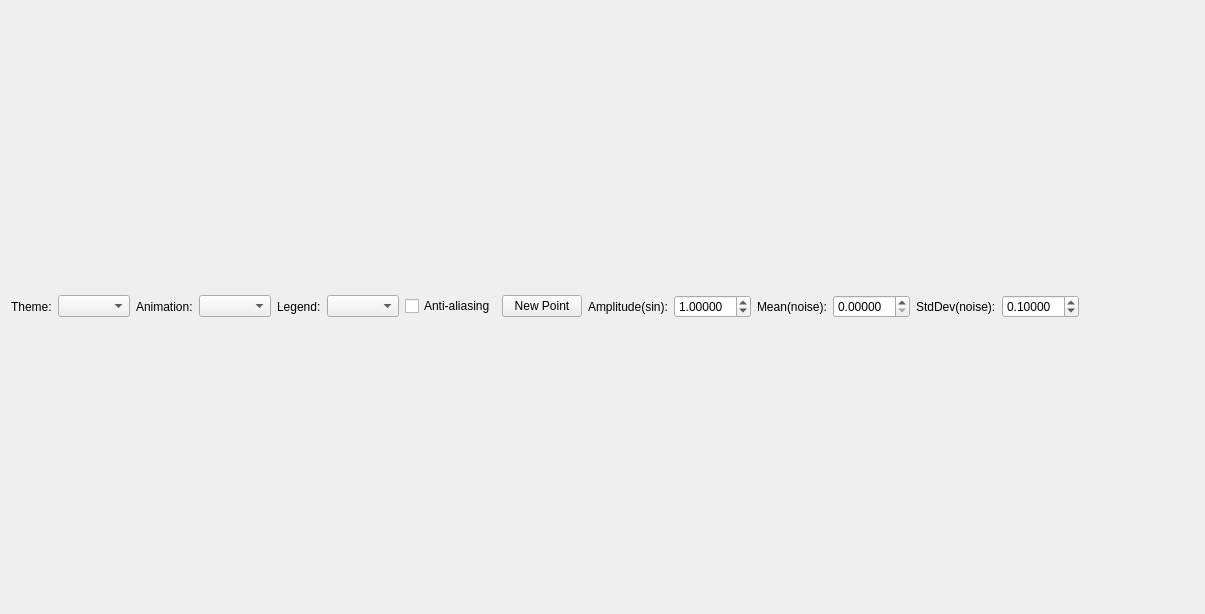
<?xml version="1.0" encoding="UTF-8"?>
<ui version="4.0">
 <class>ThemeWidgetForm</class>
 <widget class="QWidget" name="ThemeWidgetForm">
  <property name="geometry">
   <rect>
    <x>0</x>
    <y>0</y>
    <width>1205</width>
    <height>614</height>
   </rect>
  </property>
  <layout class="QGridLayout" name="gridLayout">
   <item row="0" column="0" colspan="3">
    <layout class="QHBoxLayout" name="horizontalLayout">
     <item>
      <widget class="QLabel" name="themeLabel">
       <property name="text">
        <string>Theme:</string>
       </property>
      </widget>
     </item>
     <item>
      <widget class="QComboBox" name="themeComboBox"/>
     </item>
     <item>
      <widget class="QLabel" name="animatedLabel">
       <property name="text">
        <string>Animation:</string>
       </property>
      </widget>
     </item>
     <item>
      <widget class="QComboBox" name="animatedComboBox"/>
     </item>
     <item>
      <widget class="QLabel" name="legendLabel">
       <property name="text">
        <string>Legend:</string>
       </property>
      </widget>
     </item>
     <item>
      <widget class="QComboBox" name="legendComboBox"/>
     </item>
     <item>
      <widget class="QCheckBox" name="antialiasCheckBox">
       <property name="text">
        <string>Anti-aliasing</string>
       </property>
       <property name="checked">
        <bool>false</bool>
       </property>
      </widget>
     </item>
     <item>
      <widget class="QPushButton" name="pushButton">
       <property name="text">
        <string>New Point</string>
       </property>
      </widget>
     </item>
     <item>
      <widget class="QLabel" name="amplitudeLabel">
       <property name="text">
        <string>Amplitude(sin):</string>
       </property>
      </widget>
     </item>
     <item>
      <widget class="QDoubleSpinBox" name="amplitudeBox">
       <property name="decimals">
        <number>5</number>
       </property>
       <property name="value">
        <double>1.000000000000000</double>
       </property>
      </widget>
     </item>
     <item>
      <widget class="QLabel" name="meanLabel">
       <property name="text">
        <string>Mean(noise):</string>
       </property>
      </widget>
     </item>
     <item>
      <widget class="QDoubleSpinBox" name="meanBox">
       <property name="decimals">
        <number>5</number>
       </property>
      </widget>
     </item>
     <item>
      <widget class="QLabel" name="stdDevLabel">
       <property name="text">
        <string>StdDev(noise):</string>
       </property>
      </widget>
     </item>
     <item>
      <widget class="QDoubleSpinBox" name="stdDevBox">
       <property name="decimals">
        <number>5</number>
       </property>
       <property name="value">
        <double>0.100000000000000</double>
       </property>
      </widget>
     </item>
     <item>
      <spacer name="horizontalSpacer">
       <property name="orientation">
        <enum>Qt::Horizontal</enum>
       </property>
       <property name="sizeHint" stdset="0">
        <size>
         <width>40</width>
         <height>20</height>
        </size>
       </property>
      </spacer>
     </item>
    </layout>
   </item>
  </layout>
 </widget>
 <resources/>
 <connections>
  <connection>
   <sender>themeComboBox</sender>
   <signal>currentIndexChanged(int)</signal>
   <receiver>ThemeWidgetForm</receiver>
   <slot>updateUI()</slot>
   <hints>
    <hint type="sourcelabel">
     <x>20</x>
     <y>20</y>
    </hint>
    <hint type="destinationlabel">
     <x>20</x>
     <y>20</y>
    </hint>
   </hints>
  </connection>
  <connection>
   <sender>antialiasCheckBox</sender>
   <signal>toggled(bool)</signal>
   <receiver>ThemeWidgetForm</receiver>
   <slot>updateUI()</slot>
   <hints>
    <hint type="sourcelabel">
     <x>20</x>
     <y>20</y>
    </hint>
    <hint type="destinationlabel">
     <x>20</x>
     <y>20</y>
    </hint>
   </hints>
  </connection>
  <connection>
   <sender>legendComboBox</sender>
   <signal>currentIndexChanged(int)</signal>
   <receiver>ThemeWidgetForm</receiver>
   <slot>updateUI()</slot>
   <hints>
    <hint type="sourcelabel">
     <x>20</x>
     <y>20</y>
    </hint>
    <hint type="destinationlabel">
     <x>20</x>
     <y>20</y>
    </hint>
   </hints>
  </connection>
  <connection>
   <sender>animatedComboBox</sender>
   <signal>currentIndexChanged(int)</signal>
   <receiver>ThemeWidgetForm</receiver>
   <slot>updateUI()</slot>
   <hints>
    <hint type="sourcelabel">
     <x>20</x>
     <y>20</y>
    </hint>
    <hint type="destinationlabel">
     <x>20</x>
     <y>20</y>
    </hint>
   </hints>
  </connection>
 </connections>
 <slots>
  <slot>updateUI()</slot>
 </slots>
</ui>
